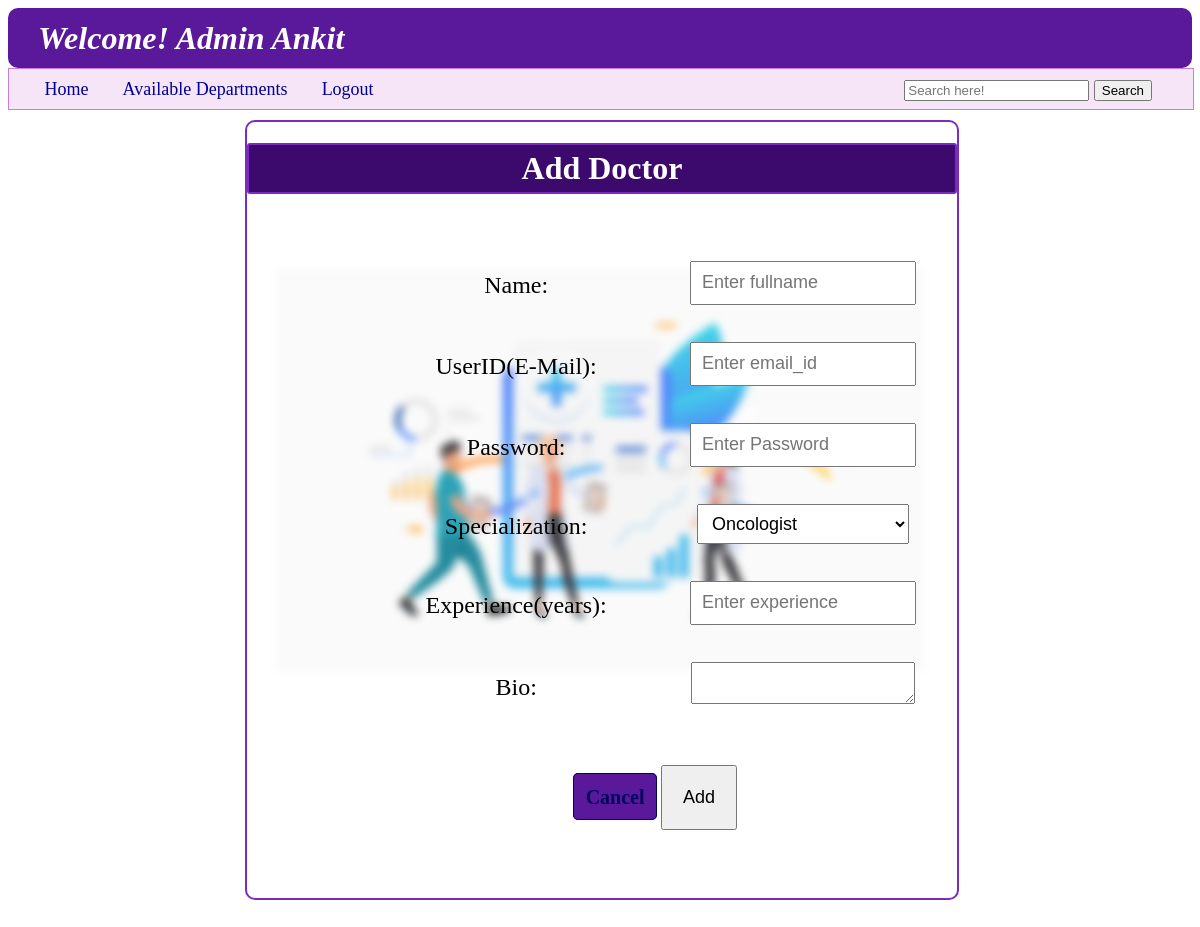
The app's page /add_doctor, older data.
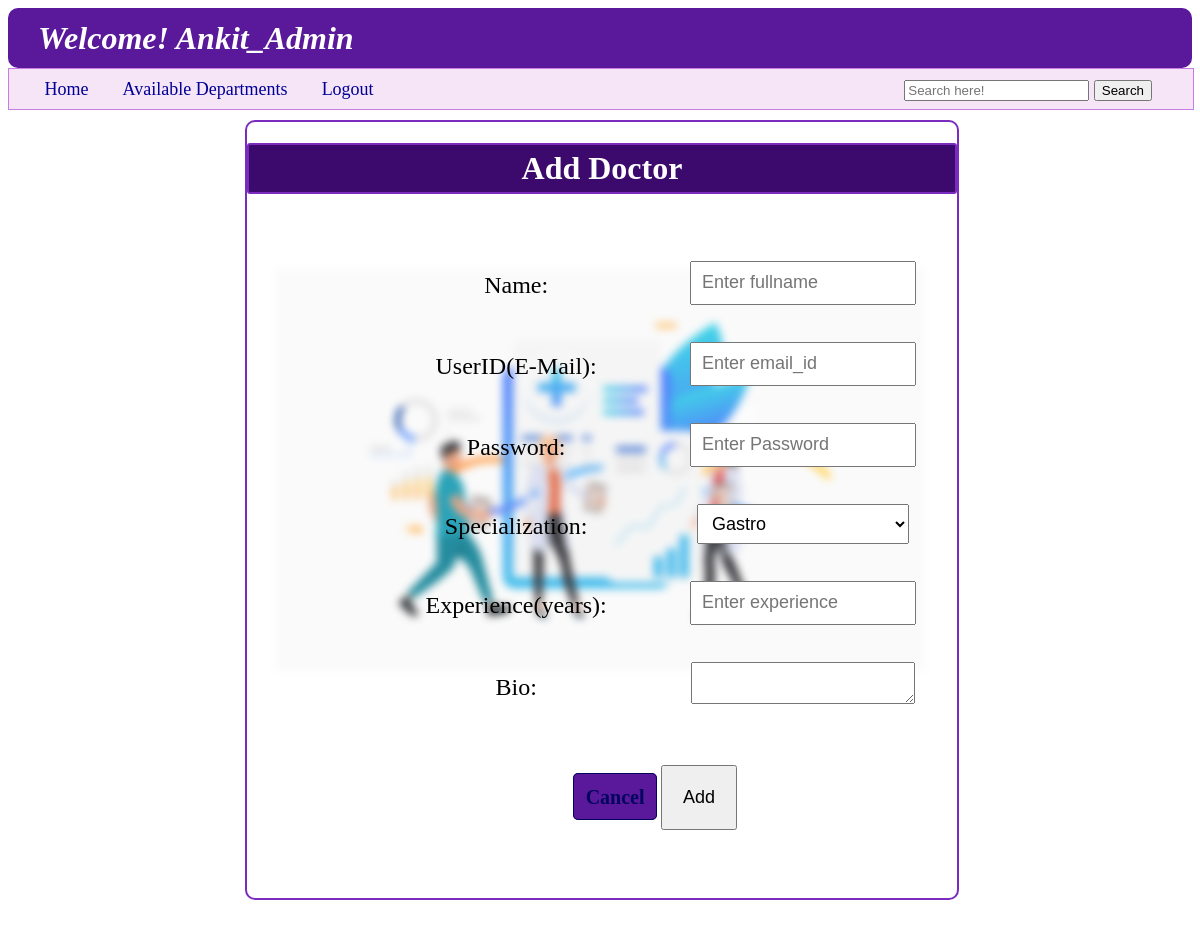
The same page, newer data.
### backend/models.py (models this page shows)
class User_Info(db.Model):
    __tablename__ = "user_info"
    id=db.Column(db.Integer,primary_key=True,autoincrement=True)
    full_name=db.Column(db.String,nullable=False)
    email=db.Column(db.String,unique=True,nullable=False)
    password=db.Column(db.String,nullable=False)
    role=db.Column(db.Integer,default=1)
    is_blacklist=db.Column(db.Integer,default=0)
    appointments=db.relationship("Appointments",cascade="all,delete",backref="user_info",lazy=True)

### backend/controllers.py (the view, shortened to what this page needs)
@app.route("/add_doctor",methods=["GET","POST"])
def admin_add_doctor():
    dept=all_departments()
    return render_template("admin_add_doctor.html",pop_up="",usern=a_n(),department_list=dept)

### backend/controllers.py (called while the page is built)
def a_n():
    u=User_Info.query.all()
    return u[0].full_name

def all_departments():
    dept=Department.query.all()
    return dept

### templates/admin_add_doctor.html (shortened to what this page needs)
{%extends "admin_layout.html"%}
{%block content%}
    <div class="login_panel" style="border-color: rgb(123, 44, 191);">
        <h1 style="text-align: center; font-weight: bold; border: 2px solid rgb(123,44,191); background-color: rgb(60,9,108); color: white; border-radius: 3px; padding: 5px; ">Add Doctor</h1>
        <br>
        <form action="/add_doctor" method="POST" class="form_style">
            <table>
                <tr>
                    <td><label for="full_name"  style=" margin-bottom: 1%; font-size:x-large;">Name:</label></td>
                    <td><input type="text" id="full_name" name="full_name" class="input_form" placeholder="Enter fullname"></td>
                </tr>
                <tr>
                    <td><label for="email"  style=" margin-bottom: 1%; font-size:x-large;">UserID(E-Mail):</label></td>
                    <td><input type="email" id="email" name="email" class="input_form" placeholder="Enter email_id"></td>
                </tr>
                <tr>
                    <td><label for="password"  style=" margin-bottom: 1%; font-size:x-large;">Password:</label></td>
                    <td><input type="password" id="password" name="password" class="input_form" placeholder="Enter Password"></td>
                </tr>
                <tr>
                    <td><label for="specialization_id"  style=" margin-bottom: 1%; font-size:x-large;">Specialization:</label></td>
                    <td>
                        <select id="specialization_id" name="specialization_id" class="input_form">
                            {%for dept in department_list%}
                            <option value="{{dept.id}}">{{dept.specialization}}</option>
                            {%endfor%}
                        </select>
                    </td>
                </tr>
                <tr>
                    <td><label for="experience"  style=" margin-bottom: 1%; font-size:x-large;">Experience(years):</label></td>
                    <td><input type="number" id="experience" name="experience" class="input_form" placeholder="Enter experience"></td>
                </tr>
                <tr>
                    <td><label for="bio"  style=" margin-bottom: 1%; font-size:x-large;">Bio:</label></td>
                    <td><textarea type="text" id="bio" name="bio" class="input_form"></textarea></td>
                </tr>
            </table>
            <br>
            <div>
                <a href="{{url_for('admin_dashboard',name=usern)}}" class="Centre_button" type="button" style="background-color: rgb(90,24,154);">Cancel</a>
                <button type="submit" style="font-size: large; padding: 20px; margin: 3% 0% 10% 0%;">Add</button>
            </div>
        </form>
    </div>
{%endblock%}

### templates/admin_layout.html (shortened to what this page needs)
<!DOCTYPE html>
<html lang="en">
<head>
    <link rel="stylesheet" href="/static/style.css">
</head>
<body style="background-image: url('/static/image/4950247_19834.svg');">
    <header>
        <div>
            <h1 class="wel"  style="background-color: rgb(90,24,154);"><i><b>Welcome! {{usern}}</b></i></h1>
        </div>
        <nav class="nav" style="background-color: rgba(224, 170, 225, 0.3); border-color: rgba(199,125,225);">
            <a class="nav_a" href="{{url_for('admin_dashboard',name=usern)}}" style="margin-left: 3%;">Home</a>
            <a class="nav_a" href="{{url_for('admin_department')}}">Available Departments</a>
            <a class="nav_a" href="/login">Logout</a>
            <span class="nav_a" style="position: absolute; right: 10px;">
                <form action="#" method="POST">
                    <input type="text" id="search" name="search" placeholder="Search here!">
                    <button type="submit">Search</button>
                </form>
            </span>
        </nav>
    </header>
    {%block content%}
    {%endblock%}
</body>
</html>

Row changes from the older to the newer data that the page shows:
changed User_Info: full_name "Admin Ankit" → "Ankit_Admin"
Text that changed along with them:
form field specialization_id: "Oncologist" → "Gastro"
